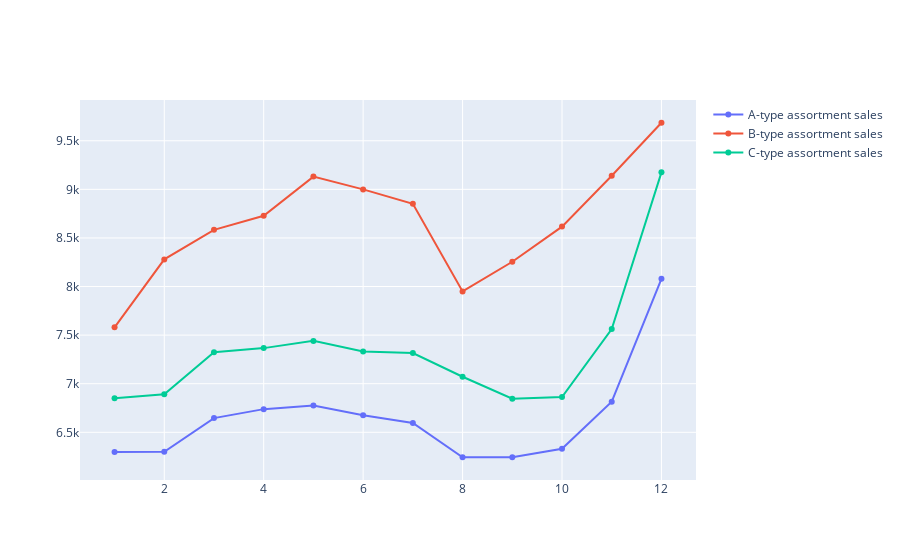

This figure's notebook cell:
### Code cell
fig = go.Figure()

a_assortment_df = merged_df[merged_df.Assortment == 'a']
b_assortment_df = merged_df[merged_df.Assortment == 'b']
c_assortment_df = merged_df[merged_df.Assortment == 'c']

a_sales_agg = a_assortment_df.groupby("Month").agg({"Sales":  "mean"})
a_sales_agg = a_sales_agg.rename(columns={"Sales": "A-type assortment sales"})

b_sales_agg = b_assortment_df.groupby("Month").agg({"Sales":  "mean"})
b_sales_agg = b_sales_agg.rename(columns={"Sales": "B-type assortment sales"})

c_sales_agg = c_assortment_df.groupby("Month").agg({"Sales":  "mean"})
c_sales_agg = c_sales_agg.rename(columns={"Sales": "C-type assortment sales"})

assortment_sales = pd.merge(a_sales_agg, b_sales_agg, on="Month")
assortment_sales = pd.merge(assortment_sales, c_sales_agg, on="Month")


display(assortment_sales)


fig.add_trace(go.Scatter(x=assortment_sales.index, y=assortment_sales['A-type assortment sales'],
                    mode='lines+markers',
                    name='A-type assortment sales'))

fig.add_trace(go.Scatter(x=assortment_sales.index,y=assortment_sales['B-type assortment sales'],
                    mode='lines+markers',
                    name='B-type assortment sales'))

fig.add_trace(go.Scatter(x=assortment_sales.index,y=assortment_sales['C-type assortment sales'],
                    mode='lines+markers',
                    name='C-type assortment sales'))
fig.show()

### Figure 1 — Plotly figure (JSON) as saved in the notebook; plotly's stock layout.template omitted (floating-point values rounded to 4 significant figures)
{"data": [{"mode": "lines+markers", "name": "A-type assortment sales", "type": "scatter", "x": [1, 2, 3, 4, 5, 6, 7, 8, 9, 10, 11, 12], "y": [6298.0, 6299.0, 6646.0, 6738.0, 6776.0, 6676.0, 6596.0, 6243.0, 6244.0, 6330.0, 6815.0, 8079.0]}, {"mode": "lines+markers", "name": "B-type assortment sales", "type": "scatter", "x": [1, 2, 3, 4, 5, 6, 7, 8, 9, 10, 11, 12], "y": [7580.0, 8279.0, 8583.0, 8728.0, 9131.0, 9000.0, 8852.0, 7950.0, 8255.0, 8616.0, 9140.0, 9685.0]}, {"mode": "lines+markers", "name": "C-type assortment sales", "type": "scatter", "x": [1, 2, 3, 4, 5, 6, 7, 8, 9, 10, 11, 12], "y": [6850.0, 6891.0, 7325.0, 7366.0, 7441.0, 7332.0, 7315.0, 7071.0, 6846.0, 6862.0, 7563.0, 9175.0]}], "layout": {}}
